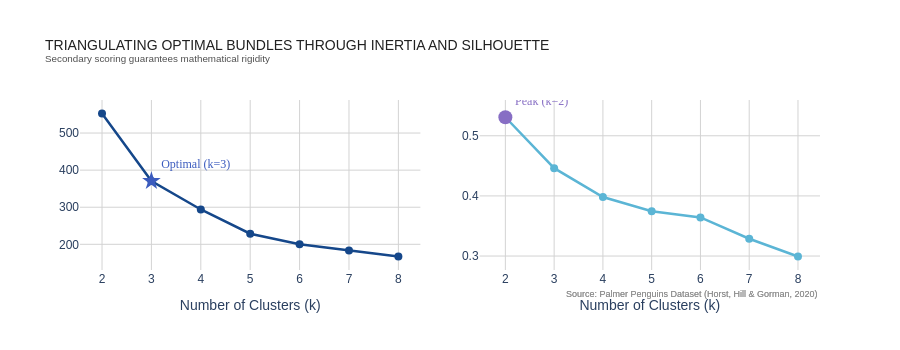

Notebook code for this chart:
### Code cell
# ── Validation: Elbow Method & Silhouette Scores ───────────
inertias, sil_scores = [], []
K_range = list(range(2, 9))
for k in K_range:
    km = KMeans(n_clusters=k, random_state=42, n_init=10)
    preds = km.fit_predict(X_scaled)
    inertias.append(km.inertia_)
    sil_scores.append(silhouette_score(X_scaled, preds))

fig = make_subplots(rows=1, cols=2, subplot_titles=['Elbow Method (Inertia)', 'Silhouette Score (Compactness)'], horizontal_spacing=0.08)

# Elbow Trace
fig.add_trace(go.Scatter(x=K_range, y=inertias, mode='lines+markers', marker=dict(size=8, color='#15478A'), line=dict(width=2.5)), row=1, col=1)
fig.add_trace(go.Scatter(x=[3], y=[inertias[1]], mode='markers+text', marker=dict(size=14, color='#3B5BBE', symbol='star'), text=['Optimal (k=3)'], textposition='top right', textfont=dict(size=12, color='#3B5BBE', family='Arial Bold'), showlegend=False), row=1, col=1)

# Silhouette Trace
fig.add_trace(go.Scatter(x=K_range, y=sil_scores, mode='lines+markers', marker=dict(size=8, color='#5BB5D5'), line=dict(width=2.5)), row=1, col=2)
fig.add_trace(go.Scatter(x=[2], y=[sil_scores[0]], mode='markers+text', marker=dict(size=14, color='#876EC4', symbol='circle'), text=['Peak (k=2)'], textposition='top right', textfont=dict(size=12, color='#876EC4', family='Arial Bold'), showlegend=False), row=1, col=2)

fig.update_layout(
    **LAYOUT_DEFAULTS,
    title=dict(text='TRIANGULATING OPTIMAL BUNDLES THROUGH INERTIA AND SILHOUETTE<br>'
                    '<sup style="color:#505050;">Secondary scoring guarantees mathematical rigidity</sup>'),
    height=350, showlegend=False, margin=dict(b=80), annotations=[source_annotation()]
)
fig.update_xaxes(showgrid=True, gridcolor=GRIDCOLOR, dtick=1, title="Number of Clusters (k)")
fig.update_yaxes(showgrid=True, gridcolor=GRIDCOLOR)
fig.show()

insight_box("While the Elbow Method naturally confirms 3 clusters as the optimal grouping, the Silhouette Score peaks strongly at 2. "
            "This occurs because Chinstrap and Adelie bodily structures are highly homologous natively, tricking silhouette isolation algorithms. Nature's 3 wins out.")

### Figure 1 — Plotly figure (JSON) as saved in the notebook; plotly's stock layout.template omitted (floating-point values rounded to 4 significant figures)
{"data": [{"line": {"width": 2.5}, "marker": {"color": "#15478A", "size": 8}, "mode": "lines+markers", "type": "scatter", "x": [2, 3, 4, 5, 6, 7, 8], "xaxis": "x", "y": [552.7, 370.8, 293.9, 228.5, 200.3, 183.0, 167.1], "yaxis": "y"}, {"marker": {"color": "#3B5BBE", "size": 14, "symbol": "star"}, "mode": "markers+text", "showlegend": false, "text": ["Optimal (k=3)"], "textfont": {"color": "#3B5BBE", "family": "Arial Bold", "size": 12}, "textposition": "top right", "type": "scatter", "x": [3], "xaxis": "x", "y": [370.8], "yaxis": "y"}, {"line": {"width": 2.5}, "marker": {"color": "#5BB5D5", "size": 8}, "mode": "lines+markers", "type": "scatter", "x": [2, 3, 4, 5, 6, 7, 8], "xaxis": "x2", "y": [0.5308, 0.4462, 0.3982, 0.3744, 0.3642, 0.3287, 0.2992], "yaxis": "y2"}, {"marker": {"color": "#876EC4", "size": 14, "symbol": "circle"}, "mode": "markers+text", "showlegend": false, "text": ["Peak (k=2)"], "textfont": {"color": "#876EC4", "family": "Arial Bold", "size": 12}, "textposition": "top right", "type": "scatter", "x": [2], "xaxis": "x2", "y": [0.5308], "yaxis": "y2"}], "layout": {"annotations": [{"font": {"color": "#909090", "size": 9}, "showarrow": false, "text": "Source: Palmer Penguins Dataset (Horst, Hill & Gorman, 2020)", "x": 1, "xanchor": "right", "xref": "paper", "y": -0.18, "yanchor": "bottom", "yref": "paper"}, {"font": {"color": "#909090", "size": 9}, "showarrow": false, "text": "Source: Palmer Penguins Dataset (Horst, Hill & Gorman, 2020)", "x": 1, "xanchor": "right", "xref": "paper", "y": -0.18, "yanchor": "bottom", "yref": "paper"}], "font": {"family": "Arial"}, "height": 350, "margin": {"b": 80}, "plot_bgcolor": "rgba(0,0,0,0)", "showlegend": false, "title": {"font": {"color": "#202020", "size": 14}, "text": "TRIANGULATING OPTIMAL BUNDLES THROUGH INERTIA AND SILHOUETTE<br><sup style=\"color:#505050;\">Secondary scoring guarantees mathematical rigidity</sup>"}, "xaxis": {"anchor": "y", "domain": [0, 0.46], "dtick": 1, "gridcolor": "#D3D3D3", "showgrid": true, "title": {"text": "Number of Clusters (k)"}}, "xaxis2": {"anchor": "y2", "domain": [0.54, 1], "dtick": 1, "gridcolor": "#D3D3D3", "showgrid": true, "title": {"text": "Number of Clusters (k)"}}, "yaxis": {"anchor": "x", "domain": [0, 1], "gridcolor": "#D3D3D3", "showgrid": true}, "yaxis2": {"anchor": "x2", "domain": [0, 1], "gridcolor": "#D3D3D3", "showgrid": true}}}
